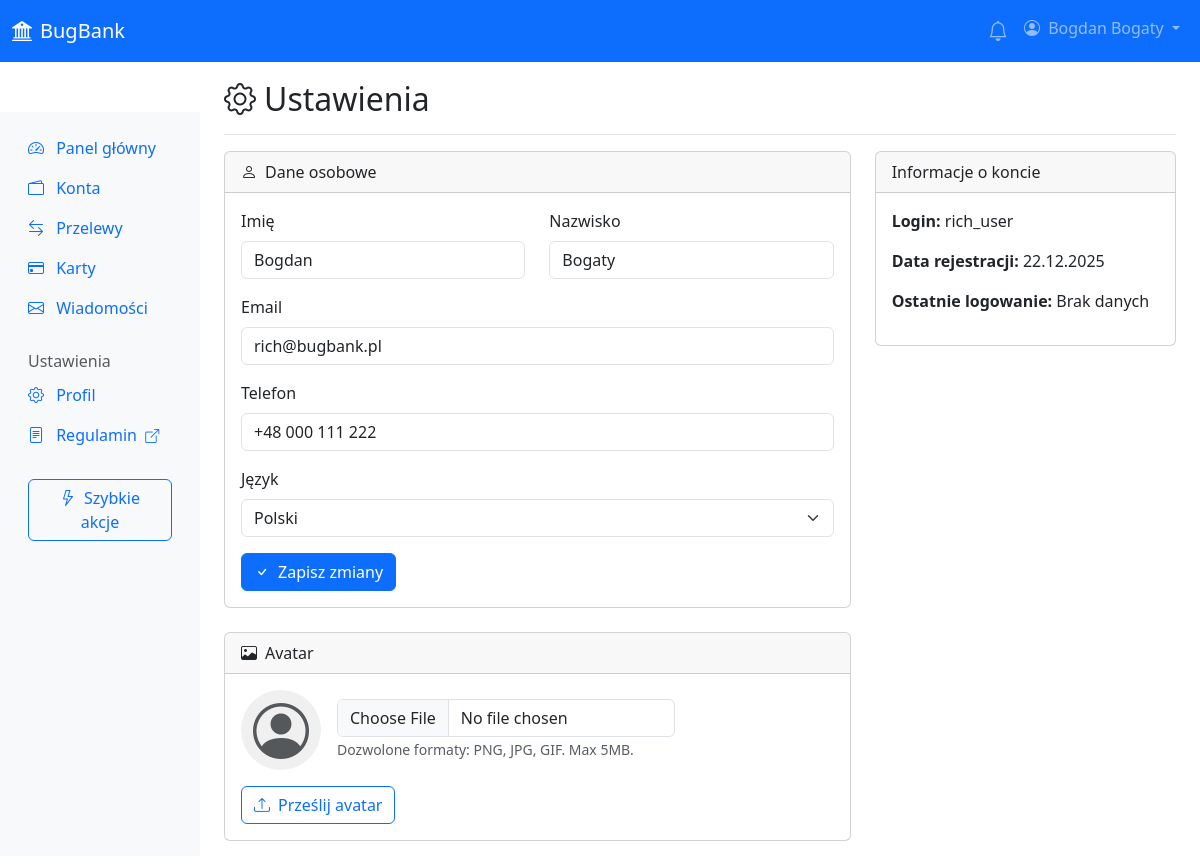
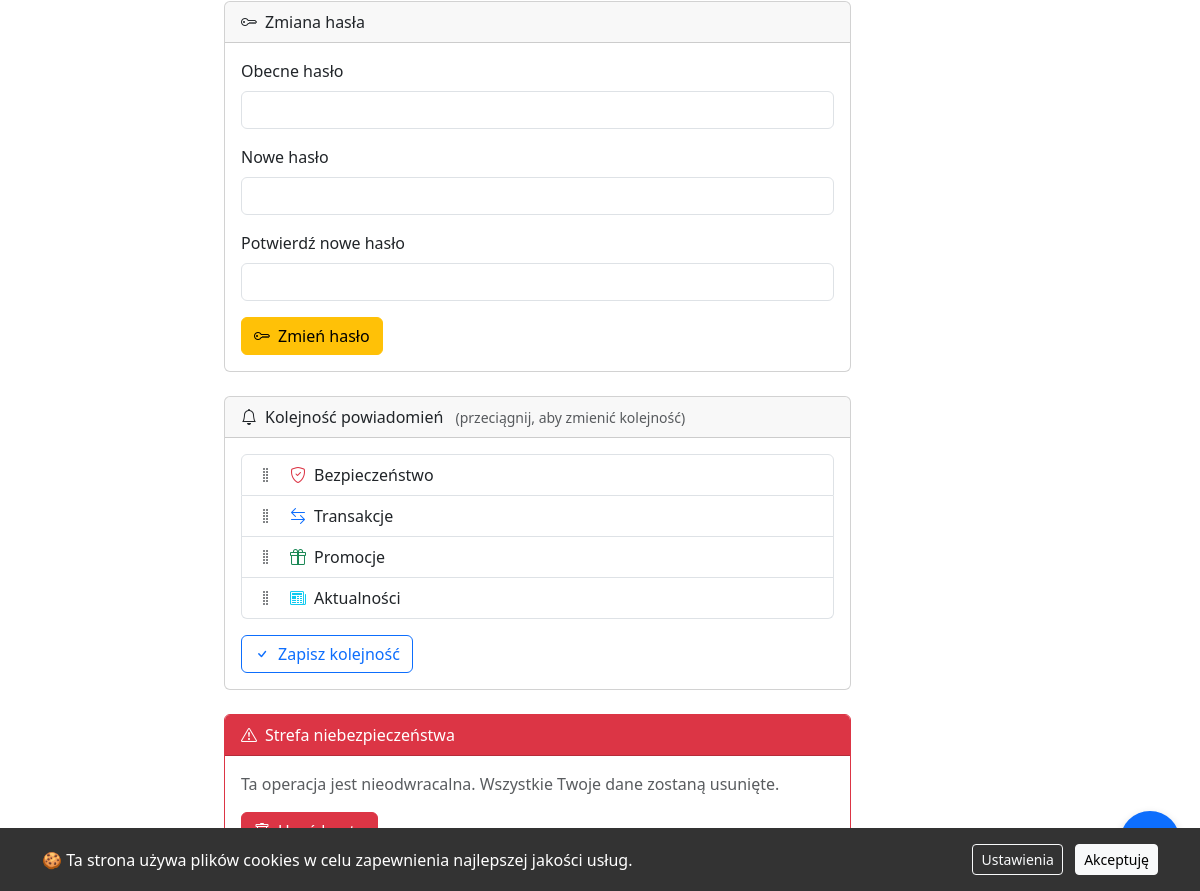
Page /settings (signed in) on the committed database (2 pictures, top to bottom).
### app/models.py (models this page shows, shortened)
class User(UserMixin, db.Model):
    __tablename__ = 'users'
    id = db.Column(db.Integer, primary_key=True)
    username = db.Column(db.String(64), unique=True, nullable=False, index=True)
    email = db.Column(db.String(120), unique=True, nullable=False)
    password_hash = db.Column(db.String(256), nullable=False)
    first_name = db.Column(db.String(64))
    last_name = db.Column(db.String(64))
    phone = db.Column(db.String(20))
    avatar = db.Column(db.String(256), default='default_avatar.png')
    is_active = db.Column(db.Boolean, default=True)
    is_locked = db.Column(db.Boolean, default=False)
    require_2fa = db.Column(db.Boolean, default=False)
    password_expired = db.Column(db.Boolean, default=False)
    failed_login_attempts = db.Column(db.Integer, default=0)
    language = db.Column(db.String(5), default='pl')
    notifications_enabled = db.Column(db.Boolean, default=True)
    created_at = db.Column(db.DateTime, default=datetime.utcnow)
    last_login = db.Column(db.DateTime)
    accounts = db.relationship('Account', backref='owner', lazy='dynamic')
    messages = db.relationship('Message', backref='recipient', lazy='dynamic')
    @property
    def full_name(self):
        return f"{self.first_name} {self.last_name}"

### app/routes/settings.py (the view)
@settings_bp.route('/settings')
@login_required
def profile():
    return render_template('settings/profile.html', user=current_user)

### app/templates/settings/profile.html (shortened to what this page needs)
{% extends "base.html" %}
{% block content %}
<div class="d-flex justify-content-between flex-wrap flex-md-nowrap align-items-center pb-2 mb-3 border-bottom">
    <h1 class="h2">
        <i class="bi bi-gear me-2"></i>Ustawienia
    </h1>
</div>
<div class="row">
    <div class="col-lg-8">
        <div class="card mb-4">
            <div class="card-header">
                <i class="bi bi-person me-2"></i>Dane osobowe
            </div>
            <div class="card-body">
                <form id="profile-form">
                    <div class="row mb-3">
                        <div class="col-md-6">
                            <label class="form-label">Imię</label>
                            <input type="text" class="form-control" id="first_name" name="first_name"
                                   value="{{ user.first_name }}">
                        </div>
                        <div class="col-md-6">
                            <label class="form-label">Nazwisko</label>
                            <input type="text" class="form-control" id="last_name" name="last_name"
                                   value="{{ user.last_name }}">
                        </div>
                    </div>
                    <div class="mb-3">
                        <label class="form-label">Email</label>
                        <input type="email" class="form-control" id="email" name="email"
                               value="{{ user.email }}">
                    </div>
                    <div class="mb-3">
                        <label class="form-label">Telefon</label>
                        <input type="tel" class="form-control" id="phone" name="phone"
                               value="{{ user.phone }}">
                    </div>
                    <div class="mb-3">
                        <label class="form-label">Język</label>
                        <select class="form-select" id="language" name="language">
                            <option value="pl" {{ 'selected' if user.language == 'pl' else '' }}>Polski</option>
                        </select>
                    </div>
                    <button type="submit" class="btn btn-primary" id="{{ generate_random_id('btn_save_profile') }}">
                        <i class="bi bi-check me-2"></i>Zapisz zmiany
                    </button>
                </form>
            </div>
        </div>
        <div class="card mb-4">
            <div class="card-header">
                <i class="bi bi-image me-2"></i>Avatar
            </div>
            <div class="card-body">
                <div class="d-flex align-items-center mb-3">
                    <div class="avatar-preview me-3" id="avatar-preview">
                        <i class="bi bi-person-circle display-4 text-muted"></i>
                    </div>
                    <div>
                        <input type="file" class="form-control" id="avatar-input" accept="image/*">
                        <small class="text-muted">Dozwolone formaty: PNG, JPG, GIF. Max 5MB.</small>
                    </div>
                </div>
                <button type="button" class="btn btn-outline-primary" id="upload-avatar-btn">
                    <i class="bi bi-upload me-2"></i>Prześlij avatar
                </button>
            </div>
        </div>
        <div class="card mb-4">
            <div class="card-header">
                <i class="bi bi-key me-2"></i>Zmiana hasła
            </div>
            <div class="card-body">
                <form id="password-form">
                    <div class="mb-3">
                        <label class="form-label">Obecne hasło</label>
                        <input type="password" class="form-control" id="current_password" name="current_password">
                    </div>
                    <div class="mb-3">
                        <label class="form-label">Nowe hasło</label>
                        <input type="password" class="form-control" id="new_password" name="new_password"
                               minlength="8">
                    </div>
                    <div class="mb-3">
                        <label class="form-label">Potwierdź nowe hasło</label>
                        <input type="password" class="form-control" id="confirm_password" name="confirm_password"
                               minlength="8">
                    </div>
                    <button type="submit" class="btn btn-warning">
                        <i class="bi bi-key me-2"></i>Zmień hasło
                    </button>
                </form>
            </div>
        </div>
        <div class="card mb-4">
            <div class="card-header">
                <i class="bi bi-bell me-2"></i>Kolejność powiadomień
                <small class="text-muted ms-2">(przeciągnij, aby zmienić kolejność)</small>
            </div>
            <div class="card-body">
                <ul class="list-group" id="notifications-order">
                    <li class="list-group-item d-flex align-items-center" draggable="true" data-type="security">
                        <i class="bi bi-grip-vertical me-3 text-muted drag-handle"></i>
                        <i class="bi bi-shield-check me-2 text-danger"></i>
                        Bezpieczeństwo
                    </li>
                    <li class="list-group-item d-flex align-items-center" draggable="true" data-type="transactions">
                        <i class="bi bi-grip-vertical me-3 text-muted drag-handle"></i>
                        <i class="bi bi-arrow-left-right me-2 text-primary"></i>
                        Transakcje
                    </li>
                    <li class="list-group-item d-flex align-items-center" draggable="true" data-type="promo">
                        <i class="bi bi-grip-vertical me-3 text-muted drag-handle"></i>
                        <i class="bi bi-gift me-2 text-success"></i>
                        Promocje
                    </li>
                    <li class="list-group-item d-flex align-items-center" draggable="true" data-type="news">
                        <i class="bi bi-grip-vertical me-3 text-muted drag-handle"></i>
                        <i class="bi bi-newspaper me-2 text-info"></i>
                        Aktualności
                    </li>
                </ul>
                <button type="button" class="btn btn-outline-primary mt-3" id="save-notifications-order">
                    <i class="bi bi-check me-2"></i>Zapisz kolejność
                </button>
            </div>
        </div>
        <div class="card border-danger">
            <div class="card-header bg-danger text-white">
                <i class="bi bi-exclamation-triangle me-2"></i>Strefa niebezpieczeństwa
            </div>
            <div class="card-body">
                <p class="text-muted">
                    Ta operacja jest nieodwracalna. Wszystkie Twoje dane zostaną usunięte.
                </p>
                <button type="button" class="btn btn-danger" id="delete-account-btn">
                </button>
            </div>
        </div>
    </div>
    <div class="col-lg-4">
        <div class="card">
            <div class="card-header">Informacje o koncie</div>
            <div class="card-body">
                <p><strong>Login:</strong> {{ user.username }}</p>
                <p><strong>Data rejestracji:</strong> {{ user.created_at.strftime('%d.%m.%Y') }}</p>
                <p><strong>Ostatnie logowanie:</strong> {{ user.last_login.strftime('%d.%m.%Y %H:%M') if user.last_login else 'Brak danych' }}</p>
            </div>
        </div>
    </div>
</div>
{% endblock %}

### app/templates/components/navbar.html (shortened to what this page needs)
<nav class="navbar navbar-expand-lg navbar-dark bg-primary fixed-top">
    <div class="container-fluid">
        <a class="navbar-brand" href="{{ url_for('dashboard.index') }}">
            <i class="bi bi-bank2 me-2"></i>BugBank
        </a>
        <div class="collapse navbar-collapse" id="navbarNav">
            <ul class="navbar-nav ms-auto">
                <li class="nav-item dropdown">
                    <a class="nav-link position-relative" href="#" id="notifications-dropdown"
                       data-bs-toggle="dropdown" aria-expanded="false">
                        <i class="bi bi-bell fs-5"></i>
                    </a>
                </li>
                <li class="nav-item dropdown">
                    <a class="nav-link dropdown-toggle" href="#" id="user-dropdown"
                       data-bs-toggle="dropdown" aria-expanded="false">
                        <i class="bi bi-person-circle me-1"></i>
                        {{ current_user.full_name or current_user.username }}
                    </a>
                </li>
            </ul>
        </div>
    </div>
</nav>

### app/static/css/style.css (style rules this page uses)
body { padding-top: 56px; }
.avatar-preview { width: 80px; height: 80px; border-radius: 50%; background: #f0f0f0; display: flex; align-items: center; justify-content: center; overflow: hidden; }
.list-group-item[draggable="true"] { cursor: move; }
.drag-handle { cursor: grab; }

### app/templates/components/chat_widget.html (style rules this page uses)
* { margin: 0; padding: 0; box-sizing: border-box; }
body { font-family: Arial, sans-serif; padding: 15px; background: #f8f9fa; }

### rows in the picture
User: first_name+last_name "Bogdan Bogaty", first_name "Bogdan", last_name "Bogaty", email "rich@bugbank.pl", phone "+48 000 111 222", username "rich_user", created_at "22.12.2025", last_login "Brak danych"
